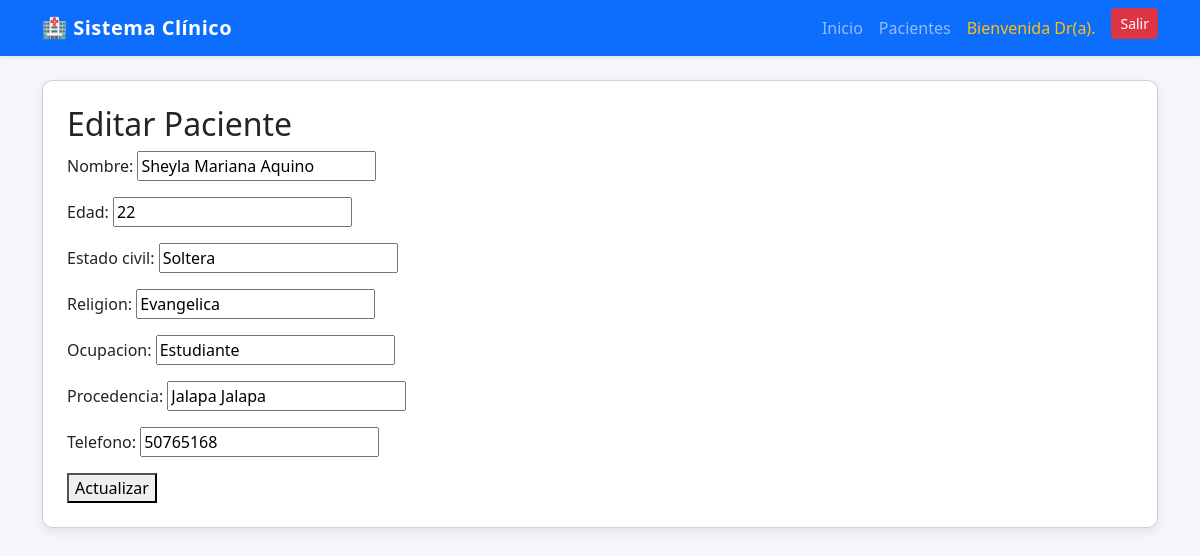
Page /pacientes/editar/1/ (signed in) on the committed database.
### sistema/models.py (models this page shows, shortened)
class Paciente(models.Model):
    nombre = models.CharField(max_length=200)
    edad = models.IntegerField()
    estado_civil = models.CharField(max_length=100)
    religion = models.CharField(max_length=100, blank=True, null=True)
    ocupacion = models.CharField(max_length=150)
    procedencia = models.CharField(max_length=150)
    telefono = models.CharField(max_length=20, blank=True, null=True)

### sistema/views.py (the view)
# urls.py: path('pacientes/editar/<int:id>/', views.editar_paciente, name="editar_paciente"),
@login_required
def editar_paciente(request, id):
    paciente = get_object_or_404(Paciente, id=id)
    form = PacienteForm(request.POST or None, instance=paciente)
    if form.is_valid():
        form.save()
        return redirect("lista_pacientes")
    return render(request, "pacientes/editar_paciente.html", {
        "form": form
    })

### sistema/forms.py
class PacienteForm(forms.ModelForm):
    class Meta:
        model = Paciente
        fields = [
            "nombre",
            "edad",
            "estado_civil",
            "religion",
            "ocupacion",
            "procedencia",
            "telefono",
        ]

### templates/pacientes/editar_paciente.html (shortened to what this page needs)
{% extends 'base.html' %}
{% block content %}
<h2>Editar Paciente</h2>
<form method="POST">
    {{ form.as_p }}
    <button type="submit">Actualizar</button>
</form>
{% endblock %}

### templates/base.html (style rules this page uses)
body { background-color: #f4f6f9; }

### rows in the picture
Paciente: nombre "Sheyla Mariana Aquino", edad "22", estado_civil "Soltera", religion "Evangelica", ocupacion "Estudiante", procedencia "Jalapa Jalapa", telefono "50765168"
